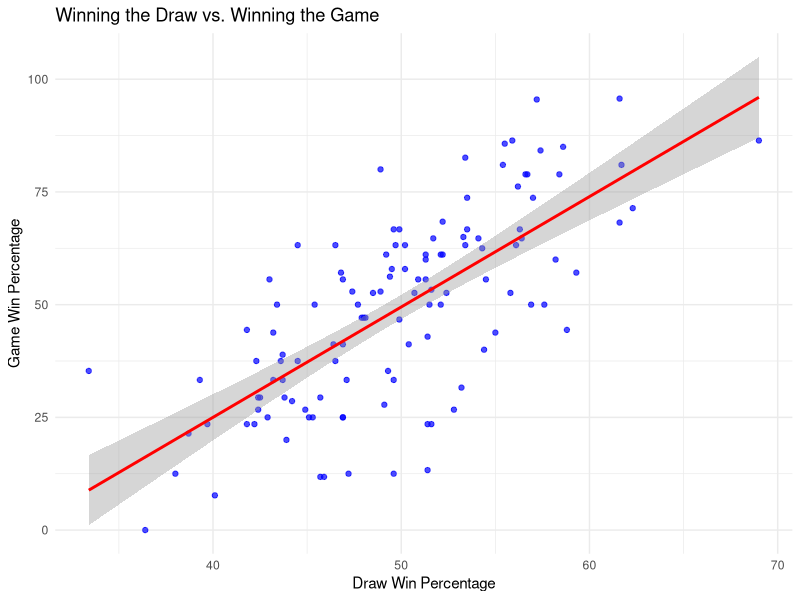

The R script that drew this image: (Note: this script raises an error after producing the figure.)
## ---- chunk 1
library(tidyverse)
library(ggplot2)

WLAX <- read_csv("jtyrrell/lacrosse_women_ncaa_div1_2022_2023.csv") |> mutate(draw_pctg = draw_pctg * 100, 
                             win_pctg = win_pctg * 100)
## ---- chunk 2
ggplot(WLAX, aes(x = draw_pctg, y = win_pctg)) +
  geom_point(color = "blue", alpha = 0.7) +
  geom_smooth(method = "lm", color = "red", se = TRUE) +
  labs(title = "Winning the Draw vs. Winning the Game",
       x = "Draw Win Percentage",
       y = "Game Win Percentage") +
  theme_minimal()
## ---- chunk 3
model <- lm(win_pctg ~ draw_pctg, data = WLAX)
summary(model)
## ---- chunk 4
library(ggplot2)

ggplot(LAX, aes(x = draw_pctg, y = win_pctg)) +
  geom_point(color = "blue", alpha = 0.7) +  # Scatter plot
  geom_smooth(method = "lm", formula = y ~ poly(x, 2), color = "red", se = TRUE) +
  labs(title = "Polynomial Regression: Winning the Draw vs. Winning the Game",
       x = "Draw Win Percentage",
       y = "Game Win Percentage") +
  theme_minimal()

## ---- chunk 5
model_poly <- lm(win_pctg ~ poly(draw_pctg, 2), data = LAX)
summary(model_poly)
## ---- chunk 6
MLAX <- read_csv("jtyrrell/lacrosse_men_ncaa_div1_2022_2023.csv") |> mutate(faceoff_win_pct = faceoff_win_pct * 100,
                                                                          win_loss_pctg = win_loss_pctg * 100)


## ---- chunk 7
ggplot(MLAX, aes(x = faceoff_win_pct, y = win_loss_pctg)) +
  geom_point(color = "blue", alpha = 0.7) +
  geom_smooth(method = "lm", color = "red", se = TRUE) +
  labs(title = "Winning the Draw vs. Winning the Game",
       x = "Draw Win Percentage",
       y = "Game Win Percentage") +
  theme_minimal()
## ---- chunk 8
model2 <- lm(win_loss_pctg ~ faceoff_win_pct, data = MLAX)
summary(model2)
## ---- chunk 9
WMLAX <- read_csv("jtyrrell/lacrosse_men_and_women_ncaa_div1_2022_2023.csv") |> mutate(faceoff_win_pct = faceoff_win_pct * 100,                                                              win_loss_pctg = win_loss_pctg * 100)

WMLAX$Division <- as.factor(WMLAX$Division)
## ---- chunk 10
ggplot(WMLAX, aes(x = faceoff_win_pct, y = win_loss_pctg, color = Division)) +
  geom_point(alpha = 0.7) +  
  geom_smooth(method = "lm", formula = y ~ poly(x, 2), se = TRUE) +  
  labs(title = "Polynomial Regression: Draw Wins vs. Game Wins",
       x = "Draw Win Percentage",
       y = "Game Win Percentage") +
  theme_minimal()
## ---- chunk 11
WMmodel <- lm(win_loss_pctg ~ faceoff_win_pct + Division, data = WMLAX)
summary(WMmodel)

## ---- chunk 12
model_interaction <- lm(win_loss_pctg ~ faceoff_win_pct * Division, data = WMLAX)
summary(model_interaction)

